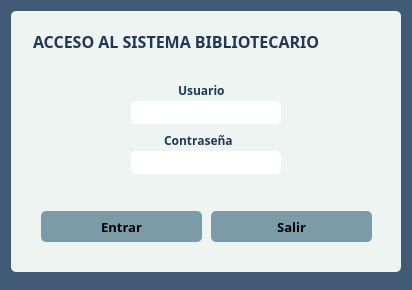
<?xml version="1.0" encoding="UTF-8"?>
<ui version="4.0">
 <class>LoginBiblioteca</class>
 <widget class="QMainWindow" name="LoginBiblioteca">
  <property name="geometry">
   <rect>
    <x>0</x>
    <y>0</y>
    <width>412</width>
    <height>290</height>
   </rect>
  </property>
  <property name="minimumSize">
   <size>
    <width>412</width>
    <height>290</height>
   </size>
  </property>
  <property name="maximumSize">
   <size>
    <width>412</width>
    <height>290</height>
   </size>
  </property>
  <property name="font">
   <font>
    <family>Raleway</family>
   </font>
  </property>
  <property name="windowTitle">
   <string>Acceso al sistema</string>
  </property>
  <property name="windowIcon">
   <iconset resource="images.qrc">
    <normaloff>:/book-flat.ico</normaloff>:/book-flat.ico</iconset>
  </property>
  <property name="styleSheet">
   <string notr="true"/>
  </property>
  <widget class="QWidget" name="centralWidget">
   <widget class="QGroupBox" name="gbPrimary">
    <property name="geometry">
     <rect>
      <x>11</x>
      <y>11</y>
      <width>390</width>
      <height>261</height>
     </rect>
    </property>
    <property name="styleSheet">
     <string notr="true">background-color: rgb(238, 244, 242);border-radius: 5px;</string>
    </property>
    <property name="title">
     <string/>
    </property>
    <widget class="QLabel" name="lblTitulo">
     <property name="geometry">
      <rect>
       <x>22</x>
       <y>20</y>
       <width>351</width>
       <height>21</height>
      </rect>
     </property>
     <property name="font">
      <font>
       <family>Raleway</family>
       <pointsize>12</pointsize>
       <weight>75</weight>
       <bold>true</bold>
      </font>
     </property>
     <property name="styleSheet">
      <string notr="true">color: rgb(35, 54, 86);</string>
     </property>
     <property name="text">
      <string>ACCESO AL SISTEMA BIBLIOTECARIO</string>
     </property>
    </widget>
    <widget class="QLabel" name="lblUsuario">
     <property name="geometry">
      <rect>
       <x>167</x>
       <y>70</y>
       <width>55</width>
       <height>18</height>
      </rect>
     </property>
     <property name="font">
      <font>
       <family>Raleway</family>
       <pointsize>9</pointsize>
       <weight>75</weight>
       <bold>true</bold>
      </font>
     </property>
     <property name="styleSheet">
      <string notr="true">color: rgb(35, 54, 86);</string>
     </property>
     <property name="text">
      <string>Usuario</string>
     </property>
    </widget>
    <widget class="QLineEdit" name="leUsuario">
     <property name="geometry">
      <rect>
       <x>120</x>
       <y>90</y>
       <width>150</width>
       <height>23</height>
      </rect>
     </property>
     <property name="font">
      <font>
       <family>Raleway</family>
       <pointsize>10</pointsize>
      </font>
     </property>
     <property name="styleSheet">
      <string notr="true">background-color: rgb(255, 255, 255);</string>
     </property>
     <property name="text">
      <string/>
     </property>
     <property name="maxLength">
      <number>16</number>
     </property>
     <property name="alignment">
      <set>Qt::AlignCenter</set>
     </property>
    </widget>
    <widget class="QLabel" name="lblPassword">
     <property name="geometry">
      <rect>
       <x>153</x>
       <y>120</y>
       <width>83</width>
       <height>18</height>
      </rect>
     </property>
     <property name="font">
      <font>
       <family>Raleway</family>
       <pointsize>9</pointsize>
       <weight>75</weight>
       <bold>true</bold>
      </font>
     </property>
     <property name="styleSheet">
      <string notr="true">color: rgb(35, 54, 86);</string>
     </property>
     <property name="text">
      <string>Contraseña</string>
     </property>
    </widget>
    <widget class="QLineEdit" name="lePassword">
     <property name="geometry">
      <rect>
       <x>120</x>
       <y>140</y>
       <width>150</width>
       <height>23</height>
      </rect>
     </property>
     <property name="font">
      <font>
       <family>Raleway</family>
       <pointsize>10</pointsize>
      </font>
     </property>
     <property name="styleSheet">
      <string notr="true">background-color: rgb(255, 255, 255);
border-color: rgb(0, 0, 0);</string>
     </property>
     <property name="text">
      <string/>
     </property>
     <property name="maxLength">
      <number>16</number>
     </property>
     <property name="echoMode">
      <enum>QLineEdit::Password</enum>
     </property>
     <property name="alignment">
      <set>Qt::AlignCenter</set>
     </property>
    </widget>
    <widget class="QPushButton" name="psbEntrar">
     <property name="geometry">
      <rect>
       <x>30</x>
       <y>200</y>
       <width>161</width>
       <height>31</height>
      </rect>
     </property>
     <property name="palette">
      <palette>
       <active>
        <colorrole role="Button">
         <brush brushstyle="SolidPattern">
          <color alpha="255">
           <red>123</red>
           <green>155</green>
           <blue>166</blue>
          </color>
         </brush>
        </colorrole>
        <colorrole role="Base">
         <brush brushstyle="SolidPattern">
          <color alpha="255">
           <red>123</red>
           <green>155</green>
           <blue>166</blue>
          </color>
         </brush>
        </colorrole>
        <colorrole role="Window">
         <brush brushstyle="SolidPattern">
          <color alpha="255">
           <red>123</red>
           <green>155</green>
           <blue>166</blue>
          </color>
         </brush>
        </colorrole>
       </active>
       <inactive>
        <colorrole role="Button">
         <brush brushstyle="SolidPattern">
          <color alpha="255">
           <red>123</red>
           <green>155</green>
           <blue>166</blue>
          </color>
         </brush>
        </colorrole>
        <colorrole role="Base">
         <brush brushstyle="SolidPattern">
          <color alpha="255">
           <red>123</red>
           <green>155</green>
           <blue>166</blue>
          </color>
         </brush>
        </colorrole>
        <colorrole role="Window">
         <brush brushstyle="SolidPattern">
          <color alpha="255">
           <red>123</red>
           <green>155</green>
           <blue>166</blue>
          </color>
         </brush>
        </colorrole>
       </inactive>
       <disabled>
        <colorrole role="Button">
         <brush brushstyle="SolidPattern">
          <color alpha="255">
           <red>123</red>
           <green>155</green>
           <blue>166</blue>
          </color>
         </brush>
        </colorrole>
        <colorrole role="Base">
         <brush brushstyle="SolidPattern">
          <color alpha="255">
           <red>123</red>
           <green>155</green>
           <blue>166</blue>
          </color>
         </brush>
        </colorrole>
        <colorrole role="Window">
         <brush brushstyle="SolidPattern">
          <color alpha="255">
           <red>123</red>
           <green>155</green>
           <blue>166</blue>
          </color>
         </brush>
        </colorrole>
       </disabled>
      </palette>
     </property>
     <property name="font">
      <font>
       <family>Raleway</family>
       <pointsize>10</pointsize>
       <weight>75</weight>
       <bold>true</bold>
      </font>
     </property>
     <property name="styleSheet">
      <string notr="true">QPushButton#psbEntrar {
background-color: rgb(123, 155, 166);
border-radius: 5px;
 }

 QPushButton#psbEntrar:hover {
background-color: rgb(65, 91, 118);
color:  rgb(255, 255, 255);
 }</string>
     </property>
     <property name="text">
      <string>Entrar</string>
     </property>
    </widget>
    <widget class="QPushButton" name="psbSalir">
     <property name="geometry">
      <rect>
       <x>200</x>
       <y>200</y>
       <width>161</width>
       <height>31</height>
      </rect>
     </property>
     <property name="font">
      <font>
       <family>Raleway</family>
       <pointsize>10</pointsize>
       <weight>75</weight>
       <bold>true</bold>
      </font>
     </property>
     <property name="styleSheet">
      <string notr="true">QPushButton#psbSalir {
background-color: rgb(123, 155, 166);
border-radius: 5px;
 }

 QPushButton#psbSalir:hover {
background-color: rgb(65, 91, 118);
color:  rgb(255, 255, 255);
 }</string>
     </property>
     <property name="text">
      <string>Salir</string>
     </property>
    </widget>
   </widget>
   <widget class="QLabel" name="label">
    <property name="geometry">
     <rect>
      <x>-120</x>
      <y>-80</y>
      <width>611</width>
      <height>371</height>
     </rect>
    </property>
    <property name="styleSheet">
     <string notr="true">background-color: rgb(65, 91, 118);</string>
    </property>
    <property name="text">
     <string/>
    </property>
   </widget>
   <zorder>label</zorder>
   <zorder>gbPrimary</zorder>
  </widget>
 </widget>
 <layoutdefault spacing="6" margin="11"/>
 <resources>
  <include location="images.qrc"/>
 </resources>
 <connections>
  <connection>
   <sender>psbSalir</sender>
   <signal>clicked()</signal>
   <receiver>LoginBiblioteca</receiver>
   <slot>close()</slot>
   <hints>
    <hint type="sourcelabel">
     <x>310</x>
     <y>211</y>
    </hint>
    <hint type="destinationlabel">
     <x>150</x>
     <y>251</y>
    </hint>
   </hints>
  </connection>
 </connections>
</ui>
